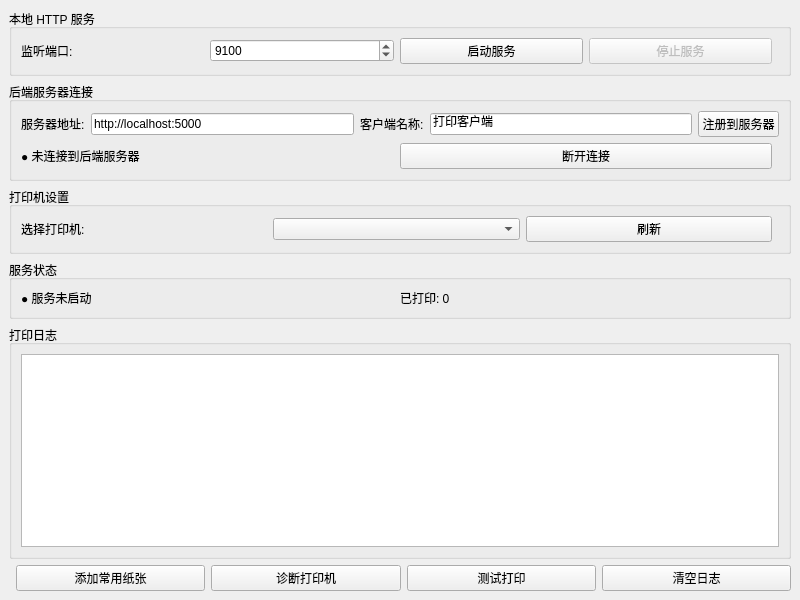
<?xml version="1.0" encoding="UTF-8"?>
<ui version="4.0">
 <class>MainWindow</class>
 <widget class="QMainWindow" name="MainWindow">
  <property name="geometry">
   <rect>
    <x>0</x>
    <y>0</y>
    <width>800</width>
    <height>600</height>
   </rect>
  </property>
  <property name="windowTitle">
   <string>标签打印客户端 (Qt)</string>
  </property>
  <widget class="QWidget" name="centralwidget">
   <layout class="QVBoxLayout" name="verticalLayout">
    <!-- 本地服务设置 -->
    <item>
     <widget class="QGroupBox" name="groupLocalService">
      <property name="title">
       <string>本地 HTTP 服务</string>
      </property>
      <layout class="QHBoxLayout">
       <item>
        <widget class="QLabel" name="labelPort">
         <property name="text">
          <string>监听端口:</string>
         </property>
        </widget>
       </item>
       <item>
        <widget class="QSpinBox" name="spinPort">
         <property name="minimum">
          <number>1</number>
         </property>
         <property name="maximum">
          <number>65535</number>
         </property>
         <property name="value">
          <number>9100</number>
         </property>
        </widget>
       </item>
       <item>
        <widget class="QPushButton" name="btnStart">
         <property name="text">
          <string>启动服务</string>
         </property>
        </widget>
       </item>
       <item>
        <widget class="QPushButton" name="btnStop">
         <property name="text">
          <string>停止服务</string>
         </property>
         <property name="enabled">
          <bool>false</bool>
         </property>
        </widget>
       </item>
       <item>
        <spacer>
         <property name="orientation">
          <enum>Qt::Horizontal</enum>
         </property>
        </spacer>
       </item>
      </layout>
     </widget>
    </item>
    <!-- 后端服务器连接 -->
    <item>
     <widget class="QGroupBox" name="groupServer">
      <property name="title">
       <string>后端服务器连接</string>
      </property>
      <layout class="QGridLayout">
       <item row="0" column="0">
        <widget class="QLabel">
         <property name="text">
          <string>服务器地址:</string>
         </property>
        </widget>
       </item>
       <item row="0" column="1">
        <widget class="QLineEdit" name="editServerUrl">
         <property name="text">
          <string>http://localhost:5000</string>
         </property>
        </widget>
       </item>
       <item row="0" column="2">
        <widget class="QLabel">
         <property name="text">
          <string>客户端名称:</string>
         </property>
        </widget>
       </item>
       <item row="0" column="3">
        <widget class="QLineEdit" name="editClientName">
         <property name="text">
          <string>打印客户端</string>
         </property>
        </widget>
       </item>
       <item row="0" column="4">
        <widget class="QPushButton" name="btnRegister">
         <property name="text">
          <string>注册到服务器</string>
         </property>
        </widget>
       </item>
       <item row="1" column="0" colspan="5">
        <layout class="QHBoxLayout">
         <item>
          <widget class="QLabel" name="labelServerStatus">
           <property name="text">
            <string>● 未连接到后端服务器</string>
           </property>
          </widget>
         </item>
         <item>
          <widget class="QPushButton" name="btnDisconnect">
           <property name="text">
            <string>断开连接</string>
           </property>
           <property name="visible">
            <bool>false</bool>
           </property>
          </widget>
         </item>
         <item>
          <spacer>
           <property name="orientation">
            <enum>Qt::Horizontal</enum>
           </property>
          </spacer>
         </item>
        </layout>
       </item>
      </layout>
     </widget>
    </item>
    <!-- 打印机设置 -->
    <item>
     <widget class="QGroupBox" name="groupPrinter">
      <property name="title">
       <string>打印机设置</string>
      </property>
      <layout class="QHBoxLayout">
       <item>
        <widget class="QLabel">
         <property name="text">
          <string>选择打印机:</string>
         </property>
        </widget>
       </item>
       <item>
        <widget class="QComboBox" name="comboPrinters">
         <property name="minimumWidth">
          <number>200</number>
         </property>
        </widget>
       </item>
       <item>
        <widget class="QPushButton" name="btnRefresh">
         <property name="text">
          <string>刷新</string>
         </property>
        </widget>
       </item>
       <item>
        <spacer>
         <property name="orientation">
          <enum>Qt::Horizontal</enum>
         </property>
        </spacer>
       </item>
      </layout>
     </widget>
    </item>
    <!-- 状态信息 -->
    <item>
     <widget class="QGroupBox" name="groupStatus">
      <property name="title">
       <string>服务状态</string>
      </property>
      <layout class="QHBoxLayout">
       <item>
        <widget class="QLabel" name="labelStatus">
         <property name="text">
          <string>● 服务未启动</string>
         </property>
        </widget>
       </item>
       <item>
        <widget class="QLabel" name="labelPrintCount">
         <property name="text">
          <string>已打印: 0</string>
         </property>
        </widget>
       </item>
       <item>
        <spacer>
         <property name="orientation">
          <enum>Qt::Horizontal</enum>
         </property>
        </spacer>
       </item>
      </layout>
     </widget>
    </item>
    <!-- 日志区域 -->
    <item>
     <widget class="QGroupBox" name="groupLog">
      <property name="title">
       <string>打印日志</string>
      </property>
      <layout class="QVBoxLayout">
       <item>
        <widget class="QListWidget" name="listLog">
         <property name="font">
          <font>
           <family>Consolas</family>
           <pointsize>9</pointsize>
          </font>
         </property>
        </widget>
       </item>
      </layout>
     </widget>
    </item>
    <!-- 底部按钮 -->
    <item>
     <layout class="QHBoxLayout">
      <item>
       <spacer>
        <property name="orientation">
         <enum>Qt::Horizontal</enum>
        </property>
       </spacer>
      </item>
      <item>
       <widget class="QPushButton" name="btnAddPaperSizes">
        <property name="text">
         <string>添加常用纸张</string>
        </property>
       </widget>
      </item>
      <item>
       <widget class="QPushButton" name="btnDiagnostic">
        <property name="text">
         <string>诊断打印机</string>
        </property>
       </widget>
      </item>
      <item>
       <widget class="QPushButton" name="btnTestPrint">
        <property name="text">
         <string>测试打印</string>
        </property>
       </widget>
      </item>
      <item>
       <widget class="QPushButton" name="btnClearLog">
        <property name="text">
         <string>清空日志</string>
        </property>
       </widget>
      </item>
     </layout>
    </item>
   </layout>
  </widget>
 </widget>
 <resources/>
 <connections/>
</ui>
